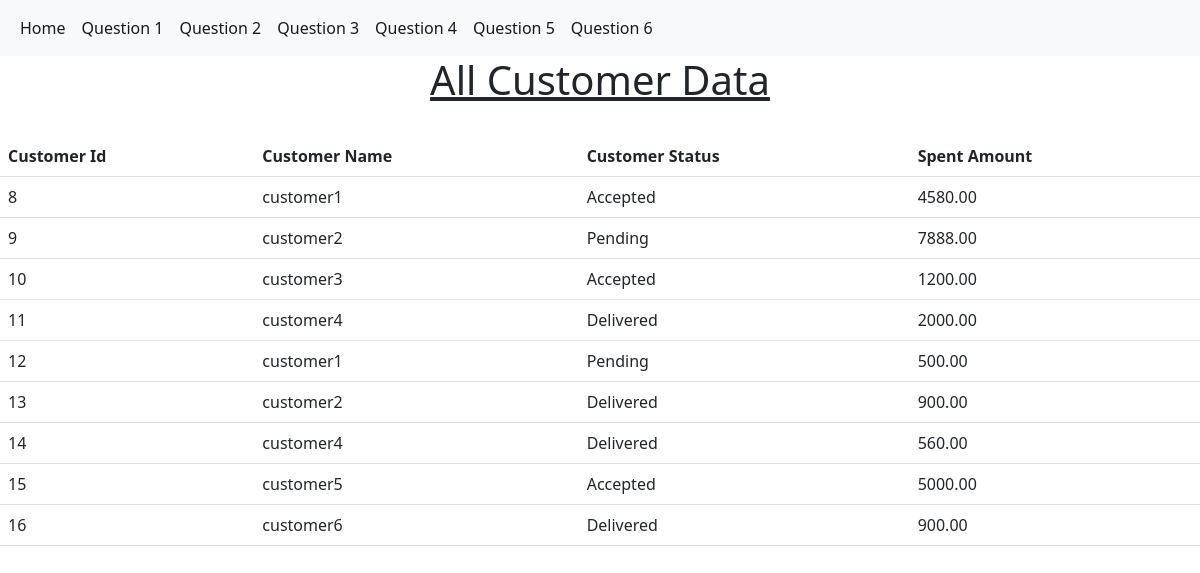
Screenshot of /all_customers/ with the database file from the repository.
### task/models.py (models this page shows, shortened)
class Order(models.Model):
    customer = models.CharField(max_length=100)
    order_date = models.DateField()
    status = models.CharField(max_length=50)
    total_amount = models.DecimalField(max_digits=10, decimal_places=2)

### task/views.py (the view)
# urls.py: path('all_customers/', all_customers, name='all_customers'),
def all_customers(request):
    customers = Order.objects.all()
    return render(request, 'all_customers.html', {'customers': customers})

### task/templates/all_customers.html (shortened to what this page needs)
{% extends "base.html" %}
{% block main %}
    <center><u><h1>All Customer Data</h1></u></center><br>
    <table class="table">
        <tr>
            <th>Customer Id </th>
            <th>Customer Name </th>
            <th>Customer Status </th>
            <th> Spent Amount </th>
        </tr>
        {% for c in customers %}
        <tr>
            <td>{{c.id}}</td>
            <td>{{c.customer}}</td>
            <td>{{c.status}}</td>
            <td>{{c.total_amount}}</td>
        {% endfor %}
    </table>
{% endblock main %}

### task/templates/base.html (shortened to what this page needs)
<!doctype html>
<html lang="en">
  <head>
    <link href="https://cdn.jsdelivr.net/npm/bootstrap@5.0.2/dist/css/bootstrap.min.css" rel="stylesheet">
  </head>
  <body>
    <nav class="navbar navbar-expand-lg navbar-light bg-light">
        <div class="container-fluid">
          <div class="collapse navbar-collapse" id="navbarNav">
            <ul class="navbar-nav">
              <li class="nav-item">
                <a class="nav-link active" aria-current="page" href="{% url 'index' %}">Home</a>
                </li>
              <li class="nav-item">
                <a class="nav-link active" aria-current="page" href="{% url 'question_1' %}">Question 1</a>
              </li>
              <li class="nav-item">
                <a class="nav-link active" aria-current="page" href="{% url 'question_2' %}">Question 2</a>
              </li>
              <li class="nav-item">
                <a class="nav-link active" aria-current="page" href="{% url 'question_3' %}">Question 3</a>
              </li>
              <li class="nav-item">
                <a class="nav-link active" aria-current="page" href="{% url 'question_4' %} ">Question 4</a>
              </li>
              <li class="nav-item">
                <a class="nav-link active" aria-current="page" href="{% url 'question_5' %}">Question 5</a>
              </li>
              <li class="nav-item">
                <a class="nav-link active" aria-current="page" href="{% url 'question_6' %}">Question 6</a>
              </li>
            </ul>
          </div>
        </div>
      </nav>
      {% block main %}
      {% endblock main %}
  </body>
</html>

### rows the page displays
Order: id "8", customer "customer1", status "Accepted", total_amount "4580.00"
Order: id "9", customer "customer2", status "Pending", total_amount "7888.00"
Order: id "10", customer "customer3", status "Accepted", total_amount "1200.00"
Order: id "11", customer "customer4", status "Delivered", total_amount "2000.00"
Order: id "12", customer "customer1", status "Pending", total_amount "500.00"
Order: id "13", customer "customer2", status "Delivered", total_amount "900.00"
Order: id "14", customer "customer4", status "Delivered", total_amount "560.00"
Order: id "15", customer "customer5", status "Accepted", total_amount "5000.00"
Order: id "16", customer "customer6", status "Delivered", total_amount "900.00"
